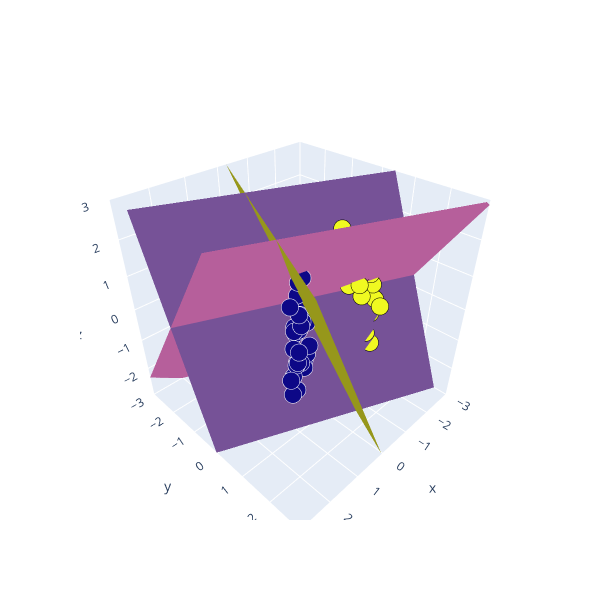

The cell this chart's notebook holds for it:
### Code cell
# Matriz de vectores colúmna 4x3
idx = -1
# Triangulando la superficie
tri = Delaunay( np.hstack([xs[idx].reshape(-1,1), ys[idx].reshape(-1,1)]) )
simplices = tri.simplices

fig = go.Figure(data=[go.Scatter3d(x=X[:, 0], y=X[:, 1], z=X[:, 2], 
                                   mode='markers', marker={'line':{'width':1, 'color':border_colors}, 
                                                           'size':6, 'color':Y})], 
                layout=layout)

fig.add_trace(create_trisurf(x=xs[idx], y=ys[idx], z=z1s[idx], simplices=simplices,
               show_colorbar=False, colormap='#9467bd', plot_edges=False).data[0])
fig.add_trace(create_trisurf(x=xs[idx], y=ys[idx], z=z2s[idx], simplices=simplices,
               show_colorbar=False, colormap='#e377c2', plot_edges=False).data[0])
fig.add_trace(create_trisurf(x=xs[idx], y=ys[idx], z=z3s[idx], simplices=simplices,
               show_colorbar=False, colormap='#bcbd22', plot_edges=False).data[0])

fig.show()

### Figure 1 — Plotly figure (JSON) as saved in the notebook; plotly's stock layout.template omitted (floating-point values rounded to 4 significant figures)
{"data": [{"marker": {"color": [0, 1, 0, 1, 1, 1, 1, 1, 2, 1, 1, 1, 2, 0, 2, 0, 2, 0, 2, 1, 0, 2, 1, 1, 1, 1, 0, 0, 2, 2, 2, 2, 1, 2, 1, 0, 0, 1, 2, 0, 1, 2, 0, 2, 0, 2, 0, 1, 0, 0, 0, 2, 2, 2, 0, 2, 0, 0, 1, 2, 0, 1, 0, 1, 1, 0, 1, 2, 2, 2, 0, 2, 1, 1, 1, 2, 0, 2, 0, 2, 1, 0, 2, 0, 0, 1, 1, 2, 0, 0, 2, 2, 1, 2, 1, 0, 0, 1, 2, 0], "line": {"color": ["white", "black", "white", "black", "black", "black", "black", "black", "black", "black", "black", "black", "black", "white", "black", "white", "black", "white", "black", "black", "white", "black", "black", "black", "black", "black", "white", "white", "black", "black", "black", "black", "black", "black", "black", "white", "white", "black", "black", "white", "black", "black", "white", "black", "white", "black", "white", "black", "white", "white", "white", "black", "black", "black", "white", "black", "white", "white", "black", "black", "white", "black", "white", "black", "black", "white", "black", "black", "black", "black", "white", "black", "black", "black", "black", "black", "white", "black", "white", "black", "black", "white", "black", "white", "white", "black", "black", "black", "white", "white", "black", "black", "black", "black", "black", "white", "white", "black", "black", "white"], "width": 1}, "size": 6}, "mode": "markers", "type": "scatter3d", "x": [1.018, 0.5112, 0.8089, 0.702, 0.9152, 0.5935, -0.03802, 0.3596, -1.674, 0.9772, 1.326, 0.7943, -1.345, 0.3876, -1.712, 0.3497, -1.513, 1.346, -1.364, 0.7646, 1.109, -1.051, 0.5748, 0.4711, 0.4319, 0.9927, 0.6508, 0.5091, -1.189, -1.552, -1.722, -1.422, 0.6863, -1.829, 0.7404, 0.5279, 0.1454, 0.4693, -1.411, 0.5921, 0.7362, -1.473, 1.254, -1.279, 0.8927, -1.524, 0.553, 0.4123, 0.7562, 0.6157, 0.6142, -1.528, -1.247, -1.596, 1.08, -0.9999, 1.04, 0.5938, 0.7403, -1.317, 0.635, 0.3486, 1.07, 0.5067, 0.8859, 0.2754, 0.7722, -1.24, -1.052, -1.293, 0.6307, -1.544, 0.5954, 0.7449, 0.3456, -1.221, 0.6924, -0.8629, 0.4185, -1.421, 0.4105, 1.066, -1.432, 0.903, 1.036, 0.4511, 0.6404, -0.7709, 0.3142, 0.5406, -0.4658, -1.68, 0.6336, -1.435, 0.6376, 0.3075, 1.117, 0.7118, -1.859, 0.3292], "y": [0.8155, -1.298, 0.6978, -1.461, -1.537, -1.341, -0.8595, -1.196, 0.9796, -1.613, -1.888, -1.452, 0.4325, 0.3825, 0.858, 0.39, 0.4335, 1.039, 0.5875, -1.476, 1.068, 0.6909, -1.301, -1.276, -1.229, -1.639, 0.5509, 0.8225, 0.3777, 1.03, 1.058, 0.6859, -1.395, 1.169, -1.507, 0.3549, 0.221, -1.251, 0.5679, 0.573, -1.481, 0.306, 0.9344, 0.6291, 0.921, 0.7481, 0.7706, -1.175, 0.6437, 0.6877, 0.679, 0.4963, 0.7062, 1.329, 0.8172, 0.4541, 1.001, 0.3899, -1.49, 0.672, 0.7741, -1.211, 0.847, -1.281, -1.568, 0.3757, -1.493, 0.9772, 0.3772, 0.3064, 0.583, 0.663, -1.323, -1.379, -1.116, 0.9001, 0.6217, 0.009448, 0.5279, 1.078, -1.242, 0.9863, 0.4685, 0.9268, 0.9096, -1.237, -1.401, 0.07886, 0.5546, 0.7682, -0.2216, 0.9826, -1.397, 1.238, -1.384, 0.411, 0.8857, -1.46, 0.8722, 0.4854], "z": [0.3059, 0.5031, -0.8392, 1.173, 1.314, -0.9441, -1.856, 1.008, 0.4672, 0.4457, 0.6452, 0.8904, -1.958, -1.344, 0.7084, -0.05328, -1.403, -0.8727, -1.62, -0.02517, -0.1212, 0.5828, 0.4678, 1.737, 0.3961, -0.02272, 1.016, -0.4037, 0.5678, -1.149, 0.02863, -0.3665, 0.2829, -1.28, 0.5492, -0.2852, 0.1569, 0.08815, 1.385, 0.448, 0.05518, 0.8966, 1.167, -0.3042, 0.458, 0.7828, 0.2987, 0.3997, -1.851, 0.3206, 1.527, 0.9156, 3.229, -0.01548, -1.676, -0.4424, 0.8798, -0.018, -0.8411, -0.4134, -1.071, -1.498, -0.1667, 1.678, -2.642, 0.1338, -0.8394, 0.3017, 2.069, 0.213, 7.798e-05, 1.059, 2.383, -0.8904, -0.01282, 0.6134, 1.413, 0.3134, 0.48, -0.9185, 0.8696, -0.5177, 0.06731, -0.6573, -0.662, -0.48, -1.138, 0.3656, 0.1236, -0.6866, 0.1596, -0.4536, -0.2921, -1.18, -0.1547, -0.9508, -0.9948, 0.6614, -1.511, -1.18]}, {"facecolor": ["rgb(148, 103, 189)", "rgb(148, 103, 189)"], "i": [3, 2], "j": [1, 3], "k": [0, 0], "name": "", "type": "mesh3d", "x": [-3, -3, 3, 3], "y": [-3, 3, -3, 3], "z": [12.3, -4.12, 5.131, -11.29]}, {"facecolor": ["rgb(227, 119, 194)", "rgb(227, 119, 194)"], "i": [3, 2], "j": [1, 3], "k": [0, 0], "name": "", "type": "mesh3d", "x": [-3, -3, 3, 3], "y": [-3, 3, -3, 3], "z": [-6.405, 2.875, -2.344, 6.936]}, {"facecolor": ["rgb(188, 189, 34)", "rgb(188, 189, 34)"], "i": [3, 2], "j": [1, 3], "k": [0, 0], "name": "", "type": "mesh3d", "x": [-3, -3, 3, 3], "y": [-3, 3, -3, 3], "z": [-3.308, -10.06, 10.6, 3.851]}], "layout": {"height": 600, "scene": {"aspectmode": "cube", "xaxis": {"range": [-3, 3]}, "yaxis": {"range": [-3, 3]}, "zaxis": {"range": [-3, 3]}}, "width": 600}}
